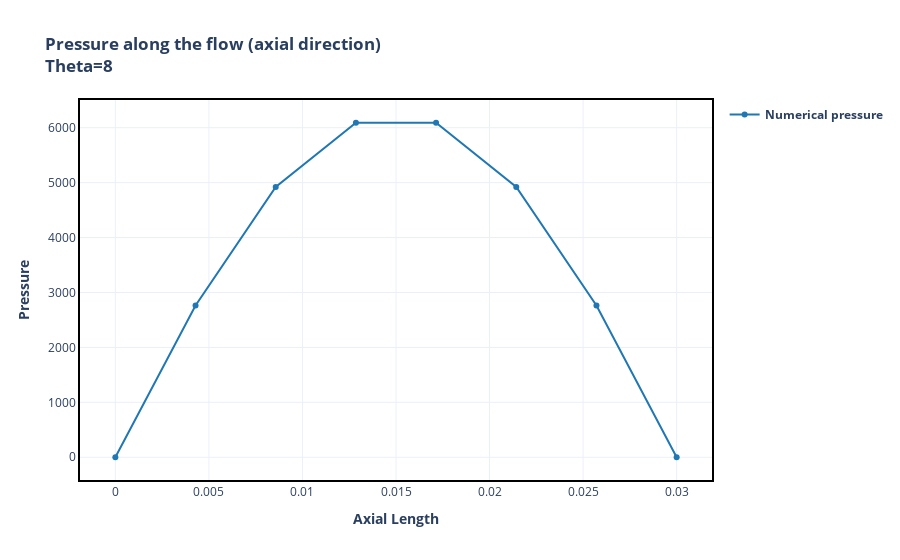
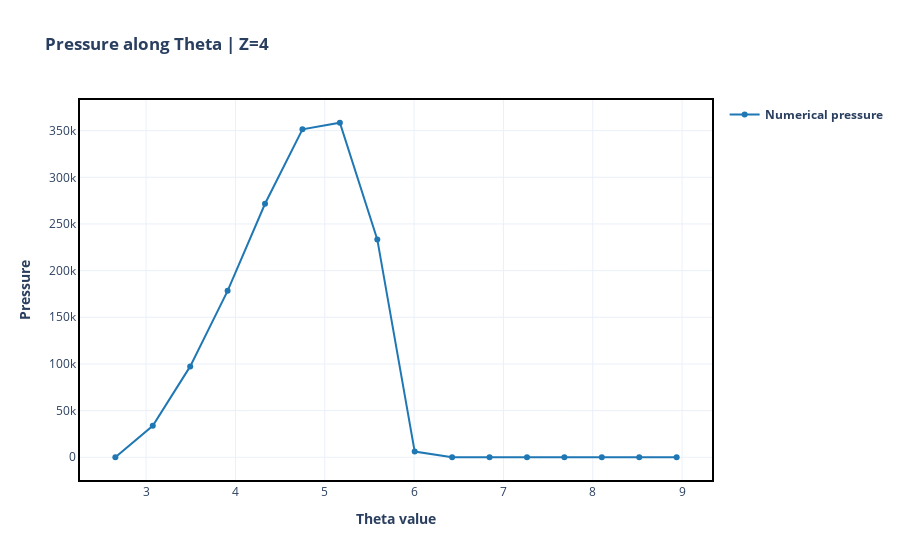
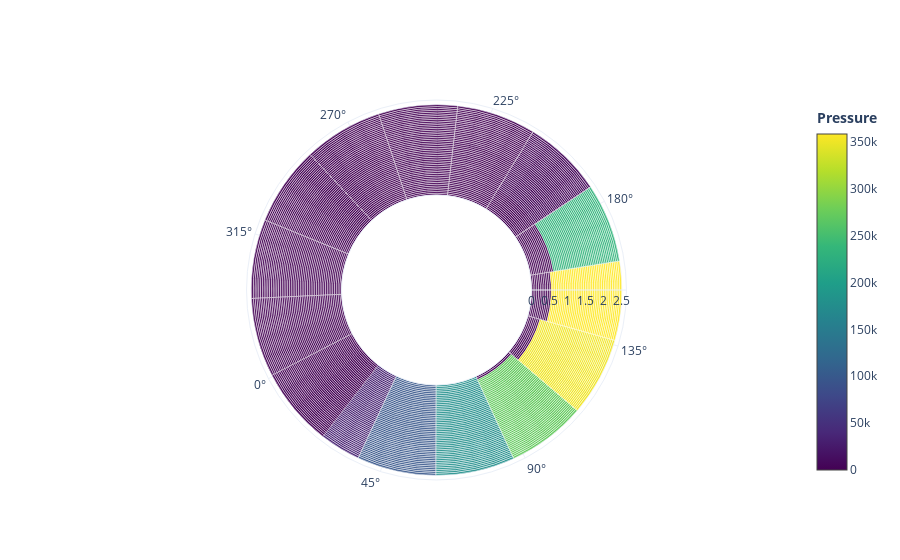
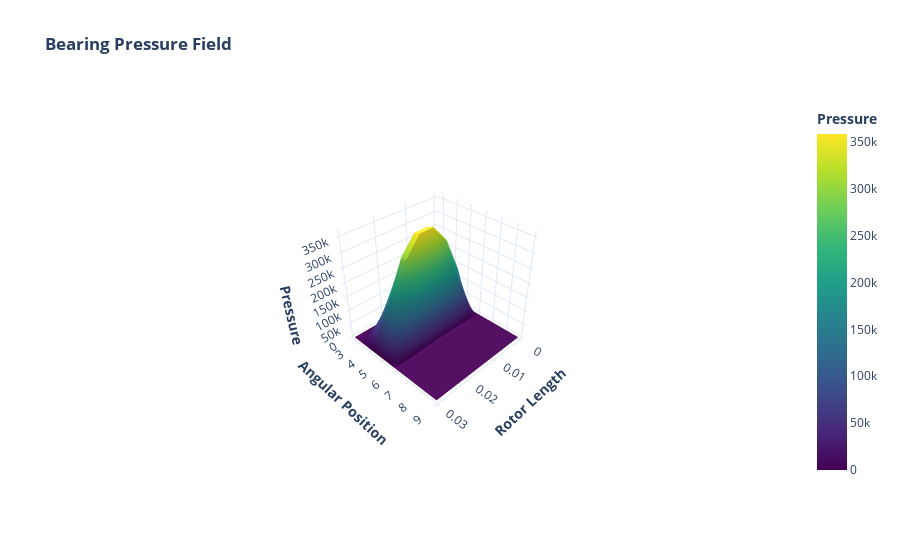

Here is the notebook cell these charts were saved with, in order:
### Markdown cell above
**NUMERICAL SOLUTION**

The partial differential equation is solved using finite centered differences method. It is applied to a regular rectangular mesh with $𝑁_{z}$ nodes in the axial direction and $𝑁_{\theta}$ nodes in the tangential direction, as shown in the figure below.

<img src="https://docs.google.com/uc?id=1PTvlpNx6QlZq7wPWfwjKLsOa9M_qR9pp" width="350"/>

The discretized equation is given by

$$p_{i-1,j}\frac{(\mathbf{C_{2(i-1,j)}})}{\Delta z^{2}} +  p_{i,j-1}\frac{(\mathbf{C_{1(i,j-1)}})}{\Delta\theta^{2}} - p_{i,j}\left(\frac{(\mathbf{C_{1(i,j)}} + \mathbf{C_{1(i,j-1)}})}{\Delta\theta^{2}} + \frac{(\mathbf{C_{2(i,j)}} + \mathbf{C_{2(i-1,j)}})}{\Delta z^{2}} \right) + p_{i,j+1} \frac{(\mathbf{C_{1(i,j)}})}{\Delta\theta^{2}} + p_{i+1,j}\frac{(\mathbf{C_{2(i,j)}})}{\Delta z^{2}} = \frac{1}{\Delta\theta}\left[\mathbf{C_{0W(i,j)}}-\mathbf{C_{0W(i,j-1)}}\right],\nonumber$$

with boundary conditions

$$p(z=0)=p(1,j)=P_{in}$$
$$p(z=L)=p(NZ,j)=P_{out}$$
$$p(\theta=0)=p(\theta=2\pi)=p(i,1)=p(i,N\theta)$$

**Cavitation Condition**

According to DOWNSON and TAYLOR (1979) [1], cavitation can be defined as the phenomenon that describes the discontinuity of a fluid due to the existence of gases or steam. This is a characteristic phenomenon in hydrodynamic bearings.

It is important to note that this change in pressure behavior due to cavitation does not necessarily start at the point of least thickness in the annular space. Several studies seek to establish the appropriate boundary conditions to describe the beginning of cavitation in the fluid. ISHIDA and YAMAMOTO (2012) [2] indicate that the condition of Gumbel is widely used because of its simplicity. Using the argument that lubricant evaporation and axial air flow from both ends can occur, the pressure in the region $\pi < \theta < 2\pi$ is considered to be almost zero (that is, the atmospheric pressure ). $p = 0 $ is then defined across the divergent region.

<img src="https://docs.google.com/uc?id=1pmKtHS0sW4t6kW0qq3sxwNIlBMJRQUaz" width="250"/>

In addition, according to SANTOS (1995) [3], although it violates mass conservation, this condition presents acceptable errors in the global parameters of the bearing. For these reasons, the present study adopts the Gumbel boundary condition to describe the phenomenon of cavitation.

### Code cell
from ross.fluid_flow.fluid_flow_graphics import (
    plot_pressure_theta_cylindrical,
    plot_pressure_z,
    plot_pressure_theta,
    plot_pressure_surface,
)

my_fluid_flow.calculate_pressure_matrix_numerical()
fig1 = plot_pressure_z(my_fluid_flow, theta=int(my_fluid_flow.ntheta / 2))
fig1.show()
fig2 = plot_pressure_theta(my_fluid_flow, z=int(my_fluid_flow.nz / 2))
fig2.show()
fig3 = plot_pressure_theta_cylindrical(my_fluid_flow, z=int(my_fluid_flow.nz / 2))
fig3.show()
fig4 = plot_pressure_surface(my_fluid_flow)
fig4.show()

### Figure 1 — Plotly figure (JSON) as saved in the notebook; plotly's stock layout.template omitted (floating-point values rounded to 4 significant figures)
{"data": [{"hovertemplate": "<b>Axial Length: %{x:.2f}</b><br><b>Numerical pressure: %{y:.2f}</b>", "line": {"color": "#1f77b4"}, "mode": "markers+lines", "name": "<b>Numerical pressure</b>", "showlegend": true, "type": "scatter", "x": [0.0, 0.004286, 0.008571, 0.01286, 0.01714, 0.02143, 0.02571, 0.03], "y": [0.0, 2763.0, 4920.0, 6090.0, 6090.0, 4920.0, 2763.0, 0.0]}], "layout": {"title": {"text": "<b>Pressure along the flow (axial direction)<b><br><b>Theta=8</b>"}, "xaxis": {"title": {"text": "<b>Axial Length</b>"}}, "yaxis": {"title": {"text": "<b>Pressure</b>"}}}}

### Figure 2 — Plotly figure (JSON) as saved in the notebook; plotly's stock layout.template omitted (floating-point values rounded to 4 significant figures)
{"data": [{"hovertemplate": "<b>Theta: %{x:.2f}</b><br><b>Numerical pressure: %{y:.2f}</b>", "line": {"color": "#1f77b4"}, "mode": "markers+lines", "name": "<b>Numerical pressure</b>", "showlegend": true, "type": "scatter", "x": [2.656, 3.075, 3.494, 3.912, 4.331, 4.75, 5.169, 5.588, 6.007, 6.426, 6.845, 7.263, 7.682, 8.101, 8.52, 8.939], "y": [0.0, 33680.0, 97370.0, 178300.0, 271700.0, 351400.0, 358500.0, 233500.0, 6090.0, 0.0, 0.0, 0.0, 0.0, 0.0, 0.0, 0.0]}], "layout": {"title": {"text": "<b>Pressure along Theta | Z=4<b>"}, "xaxis": {"title": {"text": "<b>Theta value</b>"}}, "yaxis": {"title": {"text": "<b>Pressure</b>"}}}}

### Figure 3 — Plotly figure (JSON) as saved in the notebook; plotly's stock layout.template omitted (floating-point values rounded to 4 significant figures; data arrays with more than 128 entries replaced by an {"elided": "..."} marker saying what was removed)
{"data": [{"customdata": {"elided": "800 float values"}, "hovertemplate": "<b>Raddi: %{r:.4e}</b><br><b>θ: %{theta:.2f}</b><br><b>Pressure: %{customdata:.4e}</b>", "marker": {"cmax": 358500.0, "cmin": 0.0, "color": {"elided": "800 float values"}, "colorbar": {"title": {"side": "top", "text": "<b>Pressure</b>"}}, "colorscale": [[0.0, "#440154"], [0.1111, "#482878"], [0.2222, "#3e4989"], [0.3333, "#31688e"], [0.4444, "#26828e"], [0.5556, "#1f9e89"], [0.6667, "#35b779"], [0.7778, "#6ece58"], [0.8889, "#b5de2b"], [1.0, "#fde725"]]}, "name": "Pressure", "r": {"elided": "800 float values"}, "showlegend": false, "theta": {"elided": "800 float values"}, "thetaunit": "degrees", "type": "barpolar"}], "layout": {"polar": {"angularaxis": {"rotation": -152.2}, "bargap": 0.0, "hole": 0.5}}}

### Figure 4 — Plotly figure (JSON) as saved in the notebook; plotly's stock layout.template omitted (floating-point values rounded to 4 significant figures)
{"data": [{"cmax": 358500.0, "cmin": 0.0, "colorbar": {"title": {"side": "top", "text": "<b>Pressure</b>"}}, "colorscale": [[0.0, "#440154"], [0.1111, "#482878"], [0.2222, "#3e4989"], [0.3333, "#31688e"], [0.4444, "#26828e"], [0.5556, "#1f9e89"], [0.6667, "#35b779"], [0.7778, "#6ece58"], [0.8889, "#b5de2b"], [1.0, "#fde725"]], "hovertemplate": "<b>Length: %{x:.2e}</b><br><b>Angular Position: %{y:.2f}</b><br><b>Pressure: %{z:.2f}</b>", "name": "Pressure", "showlegend": false, "type": "surface", "x": [[0.0, 0.004286, 0.008571, 0.01286, 0.01714, 0.02143, 0.02571, 0.03], [0.0, 0.004286, 0.008571, 0.01286, 0.01714, 0.02143, 0.02571, 0.03], [0.0, 0.004286, 0.008571, 0.01286, 0.01714, 0.02143, 0.02571, 0.03], [0.0, 0.004286, 0.008571, 0.01286, 0.01714, 0.02143, 0.02571, 0.03], [0.0, 0.004286, 0.008571, 0.01286, 0.01714, 0.02143, 0.02571, 0.03], [0.0, 0.004286, 0.008571, 0.01286, 0.01714, 0.02143, 0.02571, 0.03], [0.0, 0.004286, 0.008571, 0.01286, 0.01714, 0.02143, 0.02571, 0.03], [0.0, 0.004286, 0.008571, 0.01286, 0.01714, 0.02143, 0.02571, 0.03], [0.0, 0.004286, 0.008571, 0.01286, 0.01714, 0.02143, 0.02571, 0.03], [0.0, 0.004286, 0.008571, 0.01286, 0.01714, 0.02143, 0.02571, 0.03], [0.0, 0.004286, 0.008571, 0.01286, 0.01714, 0.02143, 0.02571, 0.03], [0.0, 0.004286, 0.008571, 0.01286, 0.01714, 0.02143, 0.02571, 0.03], [0.0, 0.004286, 0.008571, 0.01286, 0.01714, 0.02143, 0.02571, 0.03], [0.0, 0.004286, 0.008571, 0.01286, 0.01714, 0.02143, 0.02571, 0.03], [0.0, 0.004286, 0.008571, 0.01286, 0.01714, 0.02143, 0.02571, 0.03], [0.0, 0.004286, 0.008571, 0.01286, 0.01714, 0.02143, 0.02571, 0.03]], "y": [[2.656, 2.656, 2.656, 2.656, 2.656, 2.656, 2.656, 2.656], [3.075, 3.075, 3.075, 3.075, 3.075, 3.075, 3.075, 3.075], [3.494, 3.494, 3.494, 3.494, 3.494, 3.494, 3.494, 3.494], [3.912, 3.912, 3.912, 3.912, 3.912, 3.912, 3.912, 3.912], [4.331, 4.331, 4.331, 4.331, 4.331, 4.331, 4.331, 4.331], [4.75, 4.75, 4.75, 4.75, 4.75, 4.75, 4.75, 4.75], [5.169, 5.169, 5.169, 5.169, 5.169, 5.169, 5.169, 5.169], [5.588, 5.588, 5.588, 5.588, 5.588, 5.588, 5.588, 5.588], [6.007, 6.007, 6.007, 6.007, 6.007, 6.007, 6.007, 6.007], [6.426, 6.426, 6.426, 6.426, 6.426, 6.426, 6.426, 6.426], [6.845, 6.845, 6.845, 6.845, 6.845, 6.845, 6.845, 6.845], [7.263, 7.263, 7.263, 7.263, 7.263, 7.263, 7.263, 7.263], [7.682, 7.682, 7.682, 7.682, 7.682, 7.682, 7.682, 7.682], [8.101, 8.101, 8.101, 8.101, 8.101, 8.101, 8.101, 8.101], [8.52, 8.52, 8.52, 8.52, 8.52, 8.52, 8.52, 8.52], [8.939, 8.939, 8.939, 8.939, 8.939, 8.939, 8.939, 8.939]], "z": [[0.0, 0.0, 0.0, 0.0, 0.0, 0.0, 0.0, 0.0], [0.0, 16630.0, 27960.0, 33680.0, 33680.0, 27960.0, 16630.0, 0.0], [0.0, 48620.0, 81100.0, 97370.0, 97370.0, 81100.0, 48620.0, 0.0], [0.0, 89270.0, 148700.0, 178300.0, 178300.0, 148700.0, 89270.0, 0.0], [0.0, 136300.0, 226700.0, 271700.0, 271700.0, 226700.0, 136300.0, 0.0], [0.0, 176800.0, 293400.0, 351400.0, 351400.0, 293400.0, 176800.0, 0.0], [0.0, 180600.0, 299500.0, 358500.0, 358500.0, 299500.0, 180600.0, 0.0], [0.0, 117600.0, 195000.0, 233500.0, 233500.0, 195000.0, 117600.0, 0.0], [0.0, 2763.0, 4920.0, 6090.0, 6090.0, 4920.0, 2763.0, 0.0], [0.0, 0.0, 0.0, 0.0, 0.0, 0.0, 0.0, 0.0], [0.0, 0.0, 0.0, 0.0, 0.0, 0.0, 0.0, 0.0], [0.0, 0.0, 0.0, 0.0, 0.0, 0.0, 0.0, 0.0], [0.0, 0.0, 0.0, 0.0, 0.0, 0.0, 0.0, 0.0], [0.0, 0.0, 0.0, 0.0, 0.0, 0.0, 0.0, 0.0], [0.0, 0.0, 0.0, 0.0, 0.0, 0.0, 0.0, 0.0], [0.0, 0.0, 0.0, 0.0, 0.0, 0.0, 0.0, 0.0]]}], "layout": {"scene": {"bgcolor": "white", "xaxis": {"title": {"text": "<b>Rotor Length</b>"}}, "yaxis": {"title": {"text": "<b>Angular Position</b>"}}, "zaxis": {"title": {"text": "<b>Pressure</b>"}}}, "title": {"text": "<b>Bearing Pressure Field</b>"}}}
